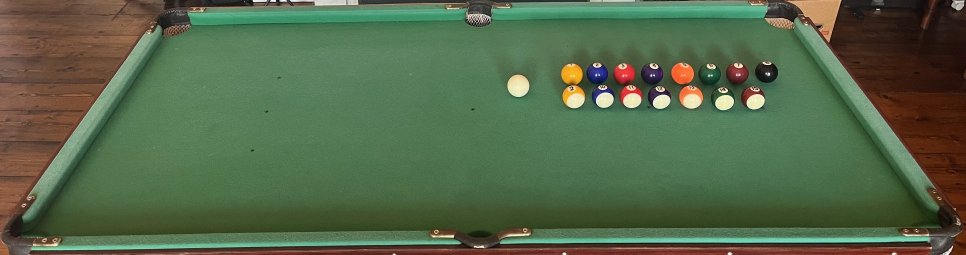
//> input picture data/images/AllBalls.jpeg, 1931 x 509 px (shown at 1/2 size)
$ ./myApplication   (built with g++ and OpenCV 4)
//> lines starting //> are read from the running program, lines starting //| are printed output that depends on the picture; after the words box and inside, x2 and y2 are one past the last pixel; in counts of white or black regions, pixels touching at a corner belong together
#include <opencv2/opencv.hpp>

#include <algorithm>
#include <cctype>
#include <cmath>
#include <fstream>
#include <iomanip>
#include <iostream>
#include <sstream>
#include <string>
#include <vector>

using namespace std;

namespace
{
struct DetectionMetrics
{
    int truePositives = 0;
    int falsePositives = 0;
    int falseNegatives = 0;
    int correctLabels = 0;
    double precision = 0.0;
    double recall = 0.0;
    double f1 = 0.0;
    double recognitionAccuracy = 0.0;
};

struct GroundTruthBall
{
    cv::Point2f center;
    int label = -1;
};

struct BallHistograms
{
    cv::Mat hue;
    cv::Mat saturation;
    double centerMeanSaturation = 0.0;
    double centerMeanValue = 0.0;
    double fullMeanSaturation = 0.0;
};

struct ReferenceBall
{
    int label = -1;
    BallHistograms histograms;
};

struct ClassificationResult
{
    int label = -1;
    double distance = 1e9;
    bool cueGatePassed = false;
    double cueMeanSaturation = 0.0;
    int fallbackLabel = -1;
    double fallbackDistance = 1e9;
};

std::vector<GroundTruthBall> loadGroundTruth(const std::string& csvPath, const std::string& imageName)
{
    std::vector<GroundTruthBall> groundTruth;
    std::ifstream file(csvPath);

    if (!file.is_open())
    {
        std::cerr << "Could not open ground-truth file: " << csvPath << std::endl;
        return groundTruth;
    }

    std::string line;
    std::getline(file, line);

    while (std::getline(file, line))
    {
        if (line.empty())
        {
            continue;
        }

        std::stringstream lineStream(line);
        std::string image;
        std::string labelText;
        std::string xText;
        std::string yText;

        std::getline(lineStream, image, ',');
        std::getline(lineStream, labelText, ',');
        std::getline(lineStream, xText, ',');
        std::getline(lineStream, yText, ',');

        if (image != imageName)
        {
            continue;
        }

        try
        {
            const int label = (labelText == "White") ? 0 : std::stoi(labelText);
            groundTruth.push_back({cv::Point2f(std::stof(xText), std::stof(yText)), label});
        }
        catch (const std::exception&)
        {
            std::cerr << "Skipping invalid ground-truth row: " << line << std::endl;
        }
    }

    return groundTruth;
}

BallHistograms calculateBallHistograms(const cv::Mat& hsvImage, const cv::Point2f& center, float radius)
{
    const int left = std::max(0, cvRound(center.x - radius));
    const int top = std::max(0, cvRound(center.y - radius));
    const int right = std::min(hsvImage.cols - 1, cvRound(center.x + radius));
    const int bottom = std::min(hsvImage.rows - 1, cvRound(center.y + radius));

    const cv::Rect roiRect(left, top, right - left + 1, bottom - top + 1);
    const cv::Mat roi = hsvImage(roiRect);

    cv::Mat mask = cv::Mat::zeros(roi.size(), CV_8U);
    cv::circle(
        mask,
        cv::Point(cvRound(center.x) - left, cvRound(center.y) - top),
        16,
        cv::Scalar(255),
        cv::FILLED
    );

    cv::Mat fullMask = cv::Mat::zeros(roi.size(), CV_8U);
    cv::circle(
        fullMask,
        cv::Point(cvRound(center.x) - left, cvRound(center.y) - top),
        cvRound(radius),
        cv::Scalar(255),
        cv::FILLED
    );

    int hueSize[] = {30};
    int saturationSize[] = {32};
    float hueRange[] = {0, 180};
    float saturationRange[] = {0, 256};
    const float* hueRanges[] = {hueRange};
    const float* saturationRanges[] = {saturationRange};
    int hueChannel[] = {0};
    int saturationChannel[] = {1};

    cv::Mat hueHistogram;
    cv::Mat saturationHistogram;
    cv::calcHist(
        &roi,
        1,
        hueChannel,
        mask,
        hueHistogram,
        1,
        hueSize,
        hueRanges,
        true,
        false
    );
    cv::calcHist(
        &roi,
        1,
        saturationChannel,
        mask,
        saturationHistogram,
        1,
        saturationSize,
        saturationRanges,
        true,
        false
    );
    cv::normalize(hueHistogram, hueHistogram, 0, 255, cv::NORM_MINMAX);
    cv::normalize(saturationHistogram, saturationHistogram, 0, 255, cv::NORM_MINMAX);

    const cv::Scalar centerMean = cv::mean(roi, mask);
    const cv::Scalar fullMean = cv::mean(roi, fullMask);

    return {
        hueHistogram,
        saturationHistogram,
        centerMean[1],
        centerMean[2],
        fullMean[1]
    };
}

std::vector<ReferenceBall> buildReferenceBalls(const std::string& referenceImagePath)
{
//> called with referenceImagePath = "data/images/AllBalls.jpeg"
    std::vector<ReferenceBall> references;
    const cv::Mat referenceImage = cv::imread(referenceImagePath);
//> referenceImage is the input picture: 509 rows x 1931 cols, CV_8UC3; mean B, G, R 73.4, 103.3, 84.4

    if (referenceImage.empty())
    {
        std::cerr << "Could not load reference image: " << referenceImagePath << std::endl;
        return references;
    }

    cv::Mat grayImage;
    cv::cvtColor(referenceImage, grayImage, cv::COLOR_BGR2GRAY);
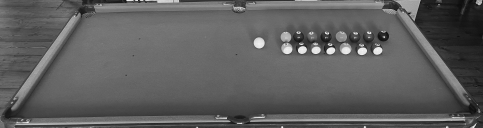
//> grayImage: 509 rows x 1931 cols, CV_8UC1 (shown at 1/4 size); min 0, max 252, mean 94.2
    cv::Mat blurredImage;
    cv::GaussianBlur(grayImage, blurredImage, cv::Size(5, 5), 1.5);

    std::vector<cv::Vec3f> circles;
    cv::HoughCircles(
        blurredImage,
        circles,
        cv::HOUGH_GRADIENT,
        1.0,
        40.0,
        80.0,
        14.0,
        20,
        35
    );
//> circles = 25 circles (x, y, radius), first 12: [1036.5, 171.5, 21.6], [1143.5, 148.5, 21.8], [1318.5, 193.5, 23.5], [1147.5, 192.5, 22.2], [955.5, 28.5, 26.6], [1365.5, 147.5, 21.3], [1382.5, 193.5, 23.3], [1262.5, 193.5, 21.8], [1505.5, 194.5, 24.1], [1533.5, 144.5, 21.8], [1193.5, 148.5, 22.9], [1568.5, 27.5, 25.4]

    std::vector<cv::Vec3f> referenceCircles;
    for (const cv::Vec3f& circle : circles)
    {
        if (circle[0] > 1000.0F && circle[1] > 110.0F && circle[1] < 230.0F)
        {
            referenceCircles.push_back(circle);
        }
    }
//> this loop made 25 passes

    if (referenceCircles.size() != 16)
    {
        std::cerr << "Warning: expected 16 reference balls, found "
                  << referenceCircles.size() << std::endl;
    }

    size_t cueIndex = 0;
    for (size_t i = 1; i < referenceCircles.size(); ++i)
    {
        if (referenceCircles[i][0] < referenceCircles[cueIndex][0])
        {
            cueIndex = i;
        }
    }
//> this loop made 15 passes
//> after the loop, cueIndex = 0

    std::vector<cv::Vec3f> topRow;
    std::vector<cv::Vec3f> bottomRow;
    for (size_t i = 0; i < referenceCircles.size(); ++i)
    {
        if (i == cueIndex)
        {
            continue;
        }

        if (referenceCircles[i][1] < 170.0F)
        {
            topRow.push_back(referenceCircles[i]);
        }
        else
        {
            bottomRow.push_back(referenceCircles[i]);
        }
    }
//> this loop made 16 passes

    const auto sortByX = [](const cv::Vec3f& first, const cv::Vec3f& second)
    {
        return first[0] < second[0];
    };
    std::sort(topRow.begin(), topRow.end(), sortByX);
//> topRow = 8 items: [1143.5, 148.5, 21.8], [1193.5, 148.5, 22.9], [1253.5, 141.5, 26.4], [1303.5, 148.5, 21.7], [1365.5, 147.5, 21.3], [1419.5, 147.5, 23.2], [1474.5, 148.5, 22.1], [1533.5, 144.5, 21.8]
    std::sort(bottomRow.begin(), bottomRow.end(), sortByX);
//> bottomRow = 7 items: [1147.5, 192.5, 22.2], [1206.5, 191.5, 23.2], [1262.5, 193.5, 21.8], [1318.5, 193.5, 23.5], [1382.5, 193.5, 23.3], [1447.5, 198.5, 21.2], [1505.5, 194.5, 24.1]

    cv::Mat hsvImage;
    cv::cvtColor(referenceImage, hsvImage, cv::COLOR_BGR2HSV);
//> hsvImage: 509 rows x 1931 cols, CV_8UC3; mean H, S, V 48.2, 99.9, 111.4

    const auto addReference = [&](int label, const cv::Vec3f& circle)
    {
        const BallHistograms histograms = calculateBallHistograms(
            hsvImage,
            cv::Point2f(circle[0], circle[1]),
            circle[2]
        );
        references.push_back({label, histograms});
    };
//> references = 0 items

    addReference(0, referenceCircles[cueIndex]);
//> in calculateBallHistograms, `const int left = std::max(0, cvRound(center.x - radius));`: left = 1015
//> in calculateBallHistograms, `const int top = std::max(0, cvRound(center.y - radius));`: top = 150
//> in calculateBallHistograms, `const int right = std::min(hsvImage.cols - 1, cvRound(center.x + radiu..`: right = 1058
//> in calculateBallHistograms, `const int bottom = std::min(hsvImage.rows - 1, cvRound(center.y + radi..`: bottom = 193
//> in calculateBallHistograms, `const cv::Rect roiRect(left, top, right - left + 1, bottom - top + 1);`: roiRect = Rect(1015, 150, 44, 44)
//> in calculateBallHistograms, `cv::circle( mask, cv::Point(cvRound(center.x) - left, cvRound(center.y..`:
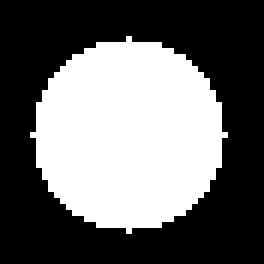
//> mask: 44 rows x 44 cols, CV_8UC1 (shown 6 times larger); 41.2% white; 1 white region, box (x1, y1, x2, y2) and area: (5, 6, 38, 39) 797
//> in calculateBallHistograms, `cv::calcHist( &roi, 1, hueChannel, mask, hueHistogram, 1, hueSize, hue..`: hueHistogram = 30 values, max 673 at index 4, min 0 at index 0, mean 26.57
//> in calculateBallHistograms, `cv::calcHist( &roi, 1, saturationChannel, mask, saturationHistogram, 1..`: saturationHistogram = 32 values, max 272 at index 6, min 0 at index 0, mean 24.91
//> in calculateBallHistograms, `cv::normalize(hueHistogram, hueHistogram, 0, 255, cv::NORM_MINMAX);`: hueHistogram = 30 values, max 255 at index 4, min 0 at index 0, mean 10.07
//> in calculateBallHistograms, `cv::normalize(saturationHistogram, saturationHistogram, 0, 255, cv::NO..`: saturationHistogram = 32 values, max 255 at index 6, min 0 at index 0, mean 23.35
//> in calculateBallHistograms, `const cv::Scalar centerMean = cv::mean(roi, mask);`: centerMean = Scalar(26.42, 58.69, 238.9)
//> in calculateBallHistograms, `const cv::Scalar fullMean = cv::mean(roi, fullMask);`: fullMean = Scalar(27.63, 59.84, 233.1)

    for (size_t i = 0; i < topRow.size(); ++i)
    {
        addReference(static_cast<int>(i) + 1, topRow[i]);
    }
//> this loop made 8 passes
//> (left in calculateBallHistograms, top in calculateBallHistograms, right in calculateBallHistograms, bottom in calculateBallHistograms, roiRect in calculateBallHistograms, centerMean in calculateBallHistograms, fullMean in calculateBallHistograms) on passes 1 to 4: (1122, 127, 1165, 170, Rect(1122, 127, 44, 44), Scalar(19.83, 219.6, 241.6), Scalar(19.43, 206.4, 223.8)), (1171, 126, 1216, 171, Rect(1171, 126, 46, 46), Scalar(116, 168.9, 128.1), Scalar(104.7, 145.6, 106.9)), (1227, 115, 1280, 168, Rect(1227, 115, 54, 54), Scalar(83.43, 168.7, 212.5), Scalar(70.63, 145.2, 158.4)), (1282, 127, 1325, 170, Rect(1282, 127, 44, 44), Scalar(125.6, 111.6, 90.42), Scalar(114.4, 99.41, 80.89))

    for (size_t i = 0; i < bottomRow.size(); ++i)
    {
        addReference(static_cast<int>(i) + 9, bottomRow[i]);
    }
//> this loop made 7 passes
//> (left in calculateBallHistograms, top in calculateBallHistograms, right in calculateBallHistograms, bottom in calculateBallHistograms, roiRect in calculateBallHistograms, centerMean in calculateBallHistograms, fullMean in calculateBallHistograms) on passes 1 to 4: (1125, 170, 1170, 215, Rect(1125, 170, 46, 46), Scalar(22.51, 110.2, 238.7), Scalar(21.94, 119.6, 231.2)), (1183, 168, 1230, 215, Rect(1183, 168, 48, 48), Scalar(61.56, 68.69, 202.9), Scalar(67.05, 76.49, 173.4)), (1241, 172, 1284, 215, Rect(1241, 172, 44, 44), Scalar(33.26, 92.2, 236.5), Scalar(33.82, 103.7, 223.7)), (1295, 170, 1342, 217, Rect(1295, 170, 48, 48), Scalar(71.29, 58.94, 172.1), Scalar(70.07, 62.48, 149))

    return references;
}

ClassificationResult classifyBall(
    const cv::Mat& hsvImage,
    const cv::Point2f& center,
    float radius,
    const std::vector<ReferenceBall>& references)
{
    ClassificationResult result;
    const BallHistograms testHistograms = calculateBallHistograms(hsvImage, center, radius);

    for (const ReferenceBall& reference : references)
    {
        const double hueDistance = cv::compareHist(
            testHistograms.hue,
            reference.histograms.hue,
            cv::HISTCMP_BHATTACHARYYA
        );
        const double saturationDistance = cv::compareHist(
            testHistograms.saturation,
            reference.histograms.saturation,
            cv::HISTCMP_BHATTACHARYYA
        );
        const double distance = 0.30 * hueDistance + 0.70 * saturationDistance;

        if (distance < result.distance)
        {
            result.distance = distance;
            result.label = reference.label;
        }

        if (reference.label != 0 && distance < result.fallbackDistance)
        {
            result.fallbackDistance = distance;
            result.fallbackLabel = reference.label;
        }
    }

    if (testHistograms.centerMeanValue > 235.0 &&
        testHistograms.centerMeanSaturation < 75.0 &&
        testHistograms.fullMeanSaturation < 76.0)
    {
        result.cueGatePassed = true;
        result.cueMeanSaturation = testHistograms.fullMeanSaturation;
    }

    return result;
}

DetectionMetrics evaluateDetections(
    const std::vector<cv::Vec3f>& detections,
    const std::vector<int>& predictedLabels,
    const std::vector<GroundTruthBall>& groundTruth,
    float tolerance)
{
    DetectionMetrics metrics;
    std::vector<bool> matched(groundTruth.size(), false);

    for (size_t detectionIndex = 0; detectionIndex < detections.size(); ++detectionIndex)
    {
        const cv::Vec3f& detection = detections[detectionIndex];
        const cv::Point2f center(detection[0], detection[1]);
        int bestIndex = -1;
        float bestDistance = 0.0F;

        for (size_t i = 0; i < groundTruth.size(); ++i)
        {
            if (matched[i])
            {
                continue;
            }

            const float distance = static_cast<float>(cv::norm(center - groundTruth[i].center));
            if (bestIndex < 0 || distance < bestDistance)
            {
                bestIndex = static_cast<int>(i);
                bestDistance = distance;
            }
        }

        if (bestIndex >= 0 && bestDistance <= tolerance)
        {
            matched[bestIndex] = true;
            ++metrics.truePositives;

            if (predictedLabels[detectionIndex] == groundTruth[bestIndex].label)
            {
                ++metrics.correctLabels;
            }
        }
    }

    metrics.falsePositives = static_cast<int>(detections.size()) - metrics.truePositives;
    metrics.falseNegatives = static_cast<int>(groundTruth.size()) - metrics.truePositives;

    metrics.precision = detections.empty()
        ? 0.0
        : static_cast<double>(metrics.truePositives) / detections.size();
    metrics.recall = groundTruth.empty()
        ? 0.0
        : static_cast<double>(metrics.truePositives) / groundTruth.size();
    metrics.f1 = (metrics.precision + metrics.recall) > 0.0
        ? 2.0 * metrics.precision * metrics.recall / (metrics.precision + metrics.recall)
        : 0.0;
    metrics.recognitionAccuracy = (metrics.truePositives > 0)
        ? static_cast<double>(metrics.correctLabels) / metrics.truePositives
        : 0.0;

    return metrics;
}

void printDetectionMetrics(const std::string& imageName, const DetectionMetrics& metrics)
{
    std::cout << imageName << std::endl;
    std::cout << "  True positives: " << metrics.truePositives << std::endl;
    std::cout << "  False positives: " << metrics.falsePositives << std::endl;
    std::cout << "  False negatives: " << metrics.falseNegatives << std::endl;
    std::cout << "  Precision: " << metrics.precision << std::endl;
    std::cout << "  Recall: " << metrics.recall << std::endl;
    std::cout << "  F1-score: " << metrics.f1 << std::endl;
    std::cout << "  Recognition accuracy: " << metrics.recognitionAccuracy << std::endl;
}
}

void MyApplication()
{
    const std::string groundTruthPath = "data/ground_truth/ball_locations.csv";
    const std::string referenceImagePath = "data/images/AllBalls.jpeg";
    const std::vector<std::string> imageNames = {
        "Table1.jpeg",
        "Table2.jpeg",
        "Table3.jpeg",
        "Table4.jpeg",
        "Table5.jpeg",
        "Table6.jpeg"
    };

    const std::vector<ReferenceBall> referenceBalls = buildReferenceBalls(referenceImagePath);
//> referenceBalls = 16 items
    if (referenceBalls.empty())
    {
        std::cerr << "Reference-ball histograms could not be built." << std::endl;
        return;
    }

    // Table corners in the original image, ordered top-left, top-right,
    // bottom-right, bottom-left. Coordinates are (column, row).
    const vector<cv::Point2f> tableCorners = {
        cv::Point2f(337, 35),
        cv::Point2f(1570, 21),
        cv::Point2f(1888, 451),
        cv::Point2f(38, 472)
    };
    // The 1434 x 683 frame matches the physical cushion-to-cushion size in millimetres.
    const vector<cv::Point2f> destCorners = {
        cv::Point2f(0, 0),
        cv::Point2f(1434, 0),
        cv::Point2f(1434, 683),
        cv::Point2f(0, 683)
    };

    const cv::Mat perspectiveTransform = cv::getPerspectiveTransform(tableCorners, destCorners);

    const std::vector<cv::Point2f> pocketCenters = {
        cv::Point2f(0.0F, 0.0F),
        cv::Point2f(717.0F, 0.0F),
        cv::Point2f(1434.0F, 0.0F),
        cv::Point2f(0.0F, 683.0F),
        cv::Point2f(717.0F, 683.0F),
        cv::Point2f(1434.0F, 683.0F)
    };

    std::cout << std::fixed << std::setprecision(3);

    int totalTruePositives = 0;
    int totalFalsePositives = 0;
    int totalFalseNegatives = 0;
    int totalCorrectLabels = 0;
    int imageCount = 0;

    for (const std::string& imageName : imageNames)
    {
        const std::string inputImagePath = "data/images/" + imageName;
        cv::Mat inputImage = cv::imread(inputImagePath);
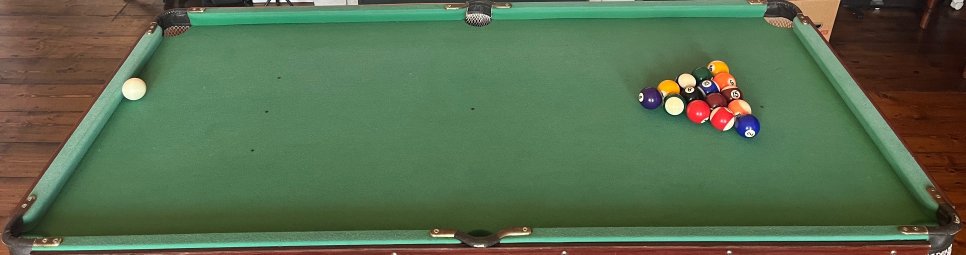
//> input picture data/images/Table1.jpeg, 1931 x 509 px (shown at 1/2 size)
//> inputImage is the input picture: 509 rows x 1931 cols, CV_8UC3; mean B, G, R 78, 107.9, 87
        if (inputImage.empty())
        {
            std::cout << "Error loading image: " << inputImagePath << std::endl;
            continue;
        }

        cv::Mat warpedImage;
        cv::warpPerspective(inputImage, warpedImage, perspectiveTransform, cv::Size(1434, 683));
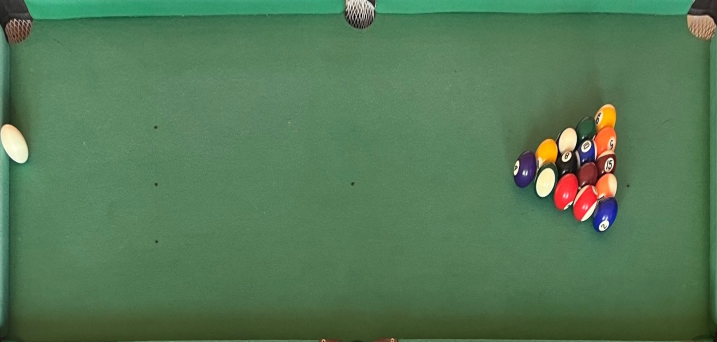
//> warpedImage: 683 rows x 1434 cols, CV_8UC3 (shown at 1/2 size); mean B, G, R 85.7, 120.5, 84.2
        cv::imwrite("results/warped_" + imageName, warpedImage);

        const std::string imageBase = imageName.substr(0, imageName.find_last_of('.'));

        cv::Mat hsvImage;
        cv::cvtColor(warpedImage, hsvImage, cv::COLOR_BGR2HSV);
//> hsvImage: 683 rows x 1434 cols, CV_8UC3; mean H, S, V 61.1, 90.5, 122.8

        cv::Mat labImage;
        cv::cvtColor(warpedImage, labImage, cv::COLOR_BGR2Lab);
//> labImage: 683 rows x 1434 cols, CV_8UC3; mean of channels 0, 1, 2 120.5, 108, 143.4

        std::vector<cv::Mat> labChannels;
        cv::split(labImage, labChannels);
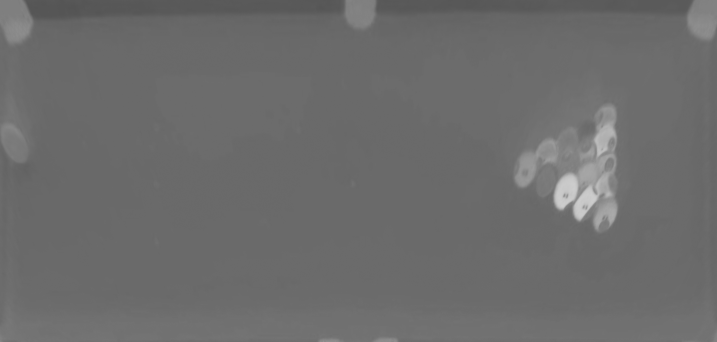
//> labChannels[1]: 683 rows x 1434 cols, CV_8UC1 (shown at 1/2 size); min 84, max 205, mean 108
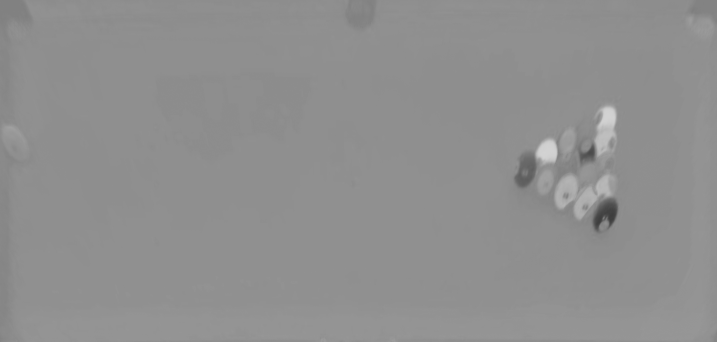
//> labChannels[2]: 683 rows x 1434 cols, CV_8UC1 (shown at 1/2 size); min 60, max 211, mean 143.4

        cv::Mat lChannel;
        cv::Mat aChannel;
        cv::Mat bChannel;
        cv::GaussianBlur(labChannels[0], lChannel, cv::Size(5, 5), 1.2);
        cv::GaussianBlur(labChannels[1], aChannel, cv::Size(5, 5), 1.2);
        cv::GaussianBlur(labChannels[2], bChannel, cv::Size(5, 5), 1.2);

        cv::Mat lEdges;
        cv::Mat aEdges;
        cv::Mat bEdges;
        cv::Canny(lChannel, lEdges, 45, 95);
//> lEdges: 683 rows x 1434 cols, CV_8UC1; 1.1% white in thin lines or dots
        cv::Canny(aChannel, aEdges, 35, 85);
//> aEdges: 683 rows x 1434 cols, CV_8UC1; 0.11% white in thin lines or dots, all inside (x1, y1, x2, y2) = (1107, 246, 1235, 460)
        cv::Canny(bChannel, bEdges, 35, 85);
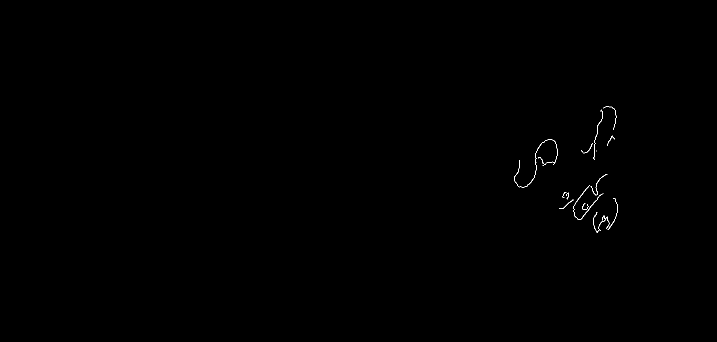
//> bEdges: 683 rows x 1434 cols, CV_8UC1 (shown at 1/2 size); 0.13% white in thin lines or dots, all inside (x1, y1, x2, y2) = (1029, 213, 1236, 466)

        cv::Mat combinedEdges;
        cv::bitwise_or(lEdges, aEdges, combinedEdges);
//> combinedEdges: 683 rows x 1434 cols, CV_8UC1; 1.1% white in thin lines or dots
        cv::bitwise_or(combinedEdges, bEdges, combinedEdges);
//> combinedEdges: 683 rows x 1434 cols, CV_8UC1; 1.2% white in thin lines or dots
//> (the rest of the program and of its run is left out)
